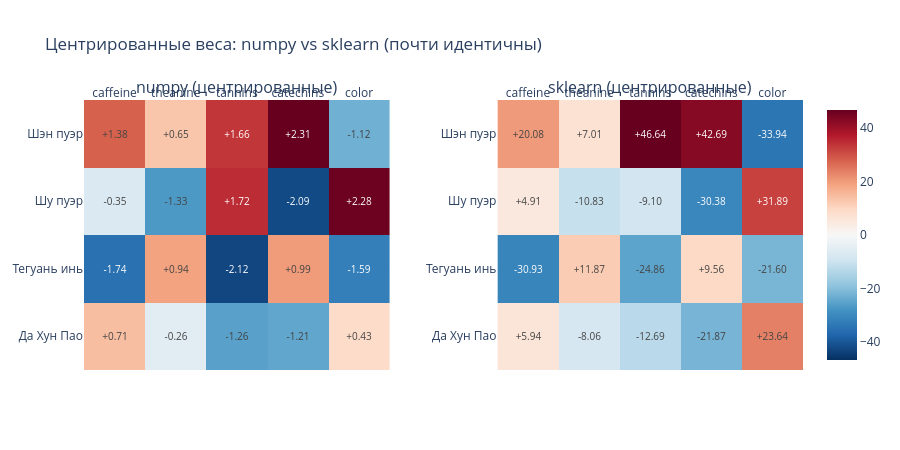

The cell this chart's notebook holds for it:
### Code cell
# Heatmap центрированных весов рядом
fig = make_subplots(rows=1, cols=2, subplot_titles=('numpy (центрированные)', 'sklearn (центрированные)'),
                    horizontal_spacing=0.15)

for col, (W_cent, name) in enumerate([(W_np_centered, 'numpy'), (W_sk_centered, 'sklearn')], start=1):
    fig.add_trace(go.Heatmap(z=W_cent, x=feature_names, y=class_names, colorscale='RdBu_r', zmid=0,
                             text=[[f'{v:+.2f}' for v in row] for row in W_cent],
                             texttemplate='%{text}', textfont={'size': 10},
                             showscale=(col == 2), colorbar=dict(x=1.02)),
                  row=1, col=col)
    fig.update_xaxes(side='top', row=1, col=col)

fig.update_layout(title='Центрированные веса: numpy vs sklearn (почти идентичны)',
                  height=450, template='plotly_white')
fig.show()

### Figure 1 — Plotly figure (JSON) as saved in the notebook; plotly's stock layout.template omitted (floating-point values rounded to 4 significant figures)
{"data": [{"colorbar": {"x": 1.02}, "colorscale": [[0, "rgb(5,48,97)"], [0.1, "rgb(33,102,172)"], [0.2, "rgb(67,147,195)"], [0.3, "rgb(146,197,222)"], [0.4, "rgb(209,229,240)"], [0.5, "rgb(247,247,247)"], [0.6, "rgb(253,219,199)"], [0.7, "rgb(244,165,130)"], [0.8, "rgb(214,96,77)"], [0.9, "rgb(178,24,43)"], [1, "rgb(103,0,31)"]], "showscale": false, "text": [["+0.71", "-0.26", "-1.26", "-1.21", "+0.43"], ["-1.74", "+0.94", "-2.12", "+0.99", "-1.59"], ["-0.35", "-1.33", "+1.72", "-2.09", "+2.28"], ["+1.38", "+0.65", "+1.66", "+2.31", "-1.12"]], "textfont": {"size": 10}, "texttemplate": "%{text}", "type": "heatmap", "x": ["caffeine", "theanine", "tannins", "catechins", "color"], "xaxis": "x", "y": ["Да Хун Пао", "Тегуань инь", "Шу пуэр", "Шэн пуэр"], "yaxis": "y", "z": [[0.7085, -0.2575, -1.259, -1.214, 0.4317], [-1.741, 0.9385, -2.121, 0.9929, -1.591], [-0.3502, -1.329, 1.722, -2.09, 2.281], [1.383, 0.6477, 1.658, 2.311, -1.121]], "zmid": 0}, {"colorbar": {"x": 1.02}, "colorscale": [[0, "rgb(5,48,97)"], [0.1, "rgb(33,102,172)"], [0.2, "rgb(67,147,195)"], [0.3, "rgb(146,197,222)"], [0.4, "rgb(209,229,240)"], [0.5, "rgb(247,247,247)"], [0.6, "rgb(253,219,199)"], [0.7, "rgb(244,165,130)"], [0.8, "rgb(214,96,77)"], [0.9, "rgb(178,24,43)"], [1, "rgb(103,0,31)"]], "showscale": true, "text": [["+5.94", "-8.06", "-12.69", "-21.87", "+23.64"], ["-30.93", "+11.87", "-24.86", "+9.56", "-21.60"], ["+4.91", "-10.83", "-9.10", "-30.38", "+31.89"], ["+20.08", "+7.01", "+46.64", "+42.69", "-33.94"]], "textfont": {"size": 10}, "texttemplate": "%{text}", "type": "heatmap", "x": ["caffeine", "theanine", "tannins", "catechins", "color"], "xaxis": "x2", "y": ["Да Хун Пао", "Тегуань инь", "Шу пуэр", "Шэн пуэр"], "yaxis": "y2", "z": [[5.939, -8.056, -12.69, -21.87, 23.64], [-30.93, 11.87, -24.86, 9.562, -21.6], [4.913, -10.83, -9.096, -30.38, 31.89], [20.08, 7.015, 46.64, 42.69, -33.94]], "zmid": 0}], "layout": {"annotations": [{"font": {"size": 16}, "showarrow": false, "text": "numpy (центрированные)", "x": 0.2125, "xanchor": "center", "xref": "paper", "y": 1, "yanchor": "bottom", "yref": "paper"}, {"font": {"size": 16}, "showarrow": false, "text": "sklearn (центрированные)", "x": 0.7875, "xanchor": "center", "xref": "paper", "y": 1, "yanchor": "bottom", "yref": "paper"}], "height": 450, "title": {"text": "Центрированные веса: numpy vs sklearn (почти идентичны)"}, "xaxis": {"anchor": "y", "domain": [0, 0.425], "side": "top"}, "xaxis2": {"anchor": "y2", "domain": [0.575, 1], "side": "top"}, "yaxis": {"anchor": "x", "domain": [0, 1]}, "yaxis2": {"anchor": "x2", "domain": [0, 1]}}}
